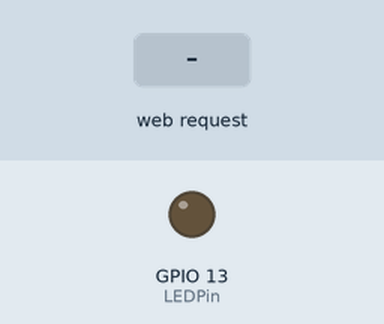
Bench run of a sketch on a simulated ESP32. Parts: output pins drawn as LEDs (lit = HIGH). The test bench sets the inputs (shaded band). WiFi joins after 1.5 s; servers stay silent unless stated; what the sketch prints to the serial monitor is not drawn.

Above: at 3.7 s.
3.8 s: HTTP request GET /LEDOn received
At 5.0 s:
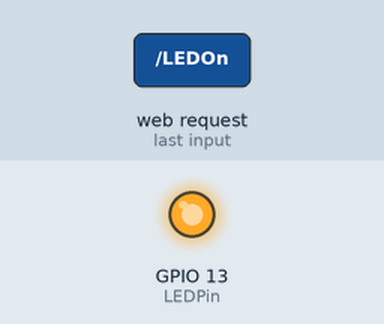
5.3 s: HTTP request GET /LEDOff received
At 6.3 s:
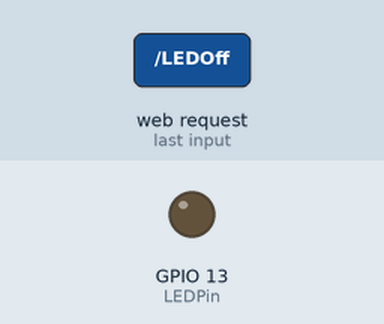
Timing chart, 0 to 8.3 s (numbered marks = the images above; inputs shaded):
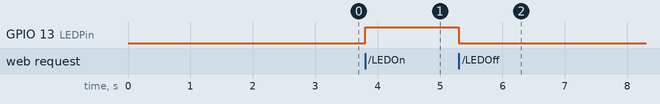

The sketch:

KLS1-2.ino
```cpp
#include <WiFiClient.h>
#include <WiFi.h>
#include <WebServer.h>
#include <Wire.h>

// Ganti dengan password Jaringan WiFi yang user miliki
const char* ssid = "MAKERINDO2";
const char* password = "makerindo2019";

WebServer server(80);   //Inisialisasi server pada port 80

String page = "";
int LEDPin = 13; //Pin yang digunakan untuk mengendalikan LED
void setup(void){
  //the HTML of the web page
  page = "<h1>Simple NodeMCU Web Server</h1><p><a href=\"LEDOn\"><button>ON</button></a>&nbsp;<a href=\"LEDOff\"><button>OFF</button></a></p>";
  //Inisialisasi pin D4 padam ketika NodeMCU pertama kali menyala
  pinMode(LEDPin, OUTPUT);
  digitalWrite(LEDPin, LOW);

  delay(1000);
  Serial.begin(115200);
  WiFi.begin(ssid, password); //begin WiFi connection
  Serial.println("");

  // Wait for connection
  while (WiFi.status() != WL_CONNECTED) {
    delay(500);
    Serial.print(".");
  }
  Serial.println("");
  Serial.print("Connected to ");
  Serial.println(ssid);
  Serial.print("IP address: ");
  Serial.println(WiFi.localIP());

  server.on("/", [](){
    server.send(200, "text/html", page);
  });
  server.on("/LEDOn", [](){
    server.send(200, "text/html", page);
    digitalWrite(LEDPin, HIGH);
    delay(1000);
  });
  server.on("/LEDOff", [](){
    server.send(200, "text/html", page);
    digitalWrite(LEDPin, LOW);
    delay(1000);
  });
  server.begin();
  Serial.println("Web server started!");
}

void loop(void){
  server.handleClient();
}
```

Measured:
- after the input at 3.8 s, GPIO 13 (LEDPin): LOW → HIGH at once
- after the input at 5.3 s, GPIO 13 (LEDPin): HIGH → LOW at once
